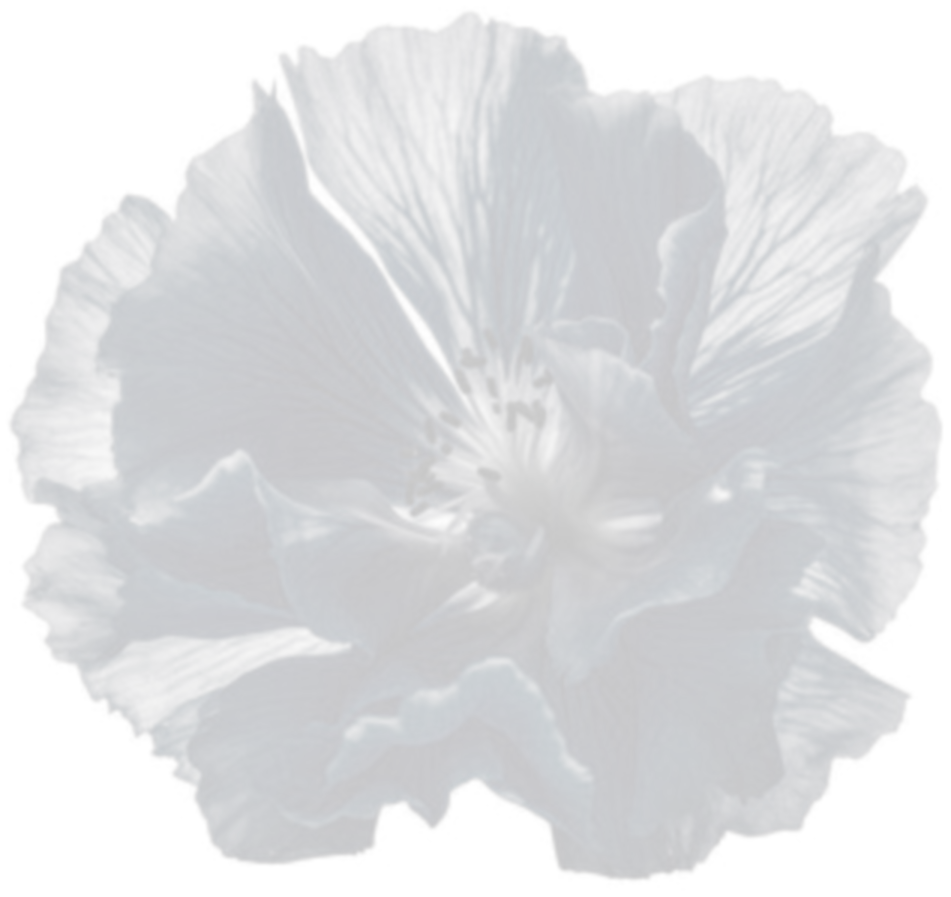
#> input picture packaging/art/flower-22.png, 951 x 897 px
$ python -i make_cutouts.py   (imports and definitions only)
#> lines starting #> are read from the running program, lines starting #| are printed output that depends on the picture
#> further down, picture is the input picture: PIL image 951x897 RGBA; mean R, G, B, A 0, 8, 18.3, 31.9
#!/usr/bin/env python3
# -*- coding: utf-8 -*-
"""
Turn the supplied reference photographs into cut-out RGBA assets the carton
artwork can composite over a dark ground.

Everything supplied was shot on white. Dropping white out needs two different
transforms depending on what the subject is, and using the wrong one is why
naive background removal ruins water:

  unmultiply  - for opaque, saturated subjects (the flower). Treats the pixel
                as the subject composited over white and solves back for the
                subject colour, which keeps soft edges and the real hue.

  luminance   - for water. A splash on white carries its information as
                darker-than-white refraction. Over a dark pack that same water
                should read as bright highlights, so the detail (255 - luma)
                becomes the alpha and the colour is painted light. Unmultiply
                here would turn every bright droplet black.

Run:  python packaging/make_cutouts.py
"""

import os

from PIL import Image, ImageFilter, ImageChops

try:                      # the supplied .avif needs a plugin
    import pillow_avif    # noqa: F401
except ImportError:
    pass

HERE = os.path.dirname(os.path.abspath(__file__))
ROOT = os.path.dirname(HERE)
OUT = os.path.join(HERE, "art")

# light cyan and white, the two ends of the water tint
WATER_LO = (150, 205, 240)
WATER_HI = (255, 255, 255)


def _load(name):
    return Image.open(os.path.join(ROOT, name)).convert("RGB")


# [27 lines left out: function unmultiply_white, not called in this run]


def water_from_white(im, gain=2.05, floor=10, feather=0.4):
    """Water shot on white -> luminous RGBA for compositing over a dark pack."""
#> called with gain = 2.05, floor = 10, feather = 0.4
    g = im.convert("L")
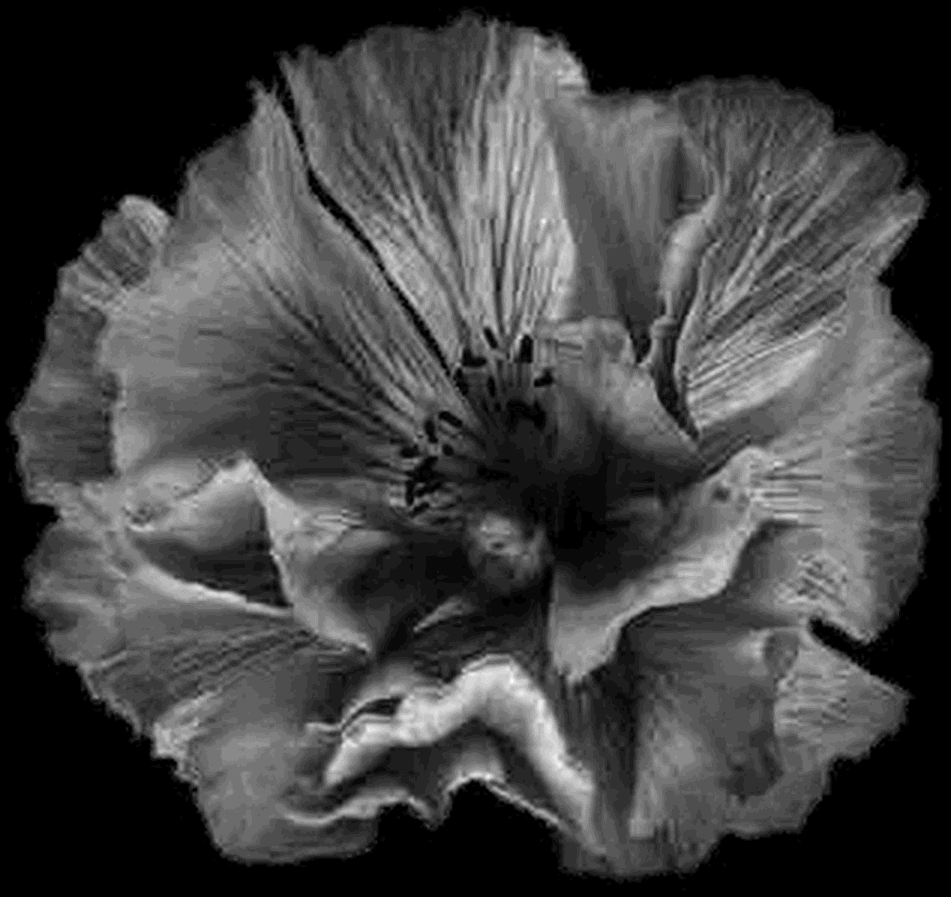
#> g: PIL image 951x897 L; min 0, max 26, mean 6.8; drawn with min black and max white
    w, h = im.size
#> w = 951; h = 897
    out = Image.new("RGBA", (w, h))
#> out: PIL image 951x897 RGBA; every value is 0
    op = out.load()
    gp = g.load()
    for y in range(h):
        for x in range(w):
            d = 255 - gp[x, y]              # how far from white
            a = int(min(255, d * gain))
            if a <= floor:
                op[x, y] = (0, 0, 0, 0)
                continue
            # denser water reads whiter, thin refraction reads cyan
            t = min(1.0, d / 90.0)
            cr = int(WATER_LO[0] + (WATER_HI[0] - WATER_LO[0]) * t)
            cg = int(WATER_LO[1] + (WATER_HI[1] - WATER_LO[1]) * t)
            cb = int(WATER_LO[2] + (WATER_HI[2] - WATER_LO[2]) * t)
            op[x, y] = (cr, cg, cb, a)
    if feather:
        out.putalpha(out.getchannel("A").filter(ImageFilter.GaussianBlur(feather)))
#> out: PIL image 951x897 RGBA; every value is 255
    return out


# [18 lines left out: functions trim, upscale, not called in this run]


# ----------------------------------------------------------------------------
# Product discs, lifted from the client card
# ----------------------------------------------------------------------------
# The blister on the client artwork is real product photography, so the four
# blocks come from there rather than being redrawn. Each disc is isolated with
# a feathered circular mask and upscaled 2x.
#
# RESOLUTION WARNING: at source each disc is ~190 px, which is about 160 dpi at
# 30 mm on the pack. Fine for concepts, NOT fine for press. A 300 dpi shot of
# the real product on white has to replace these before plates are cut.

CARD = "WhatsApp Image 2026-10-02 at 17.09.19.jpeg"
DISCS = ((253, 508, 97), (511, 503, 97), (256, 768, 94), (516, 763, 94))


# [93 lines left out: functions disc_cutouts, disc_master, recycle_icons, bokeh_ground, not called in this run]


JOBS = (
    ("flower.jpg",        "flower",       unmultiply_white, 3.0),
    ("fresh.jpg",         "splash-arc",   water_from_white, 2.0),
    ("images.jfif",       "splash-ring",  water_from_white, 2.4),
)


# [20 lines left out: function main, not called in this run]


# [2 lines not run here, left out]

>>> from PIL import Image
>>> picture = Image.open('art/flower-22.png')
>>> result = water_from_white(picture)
